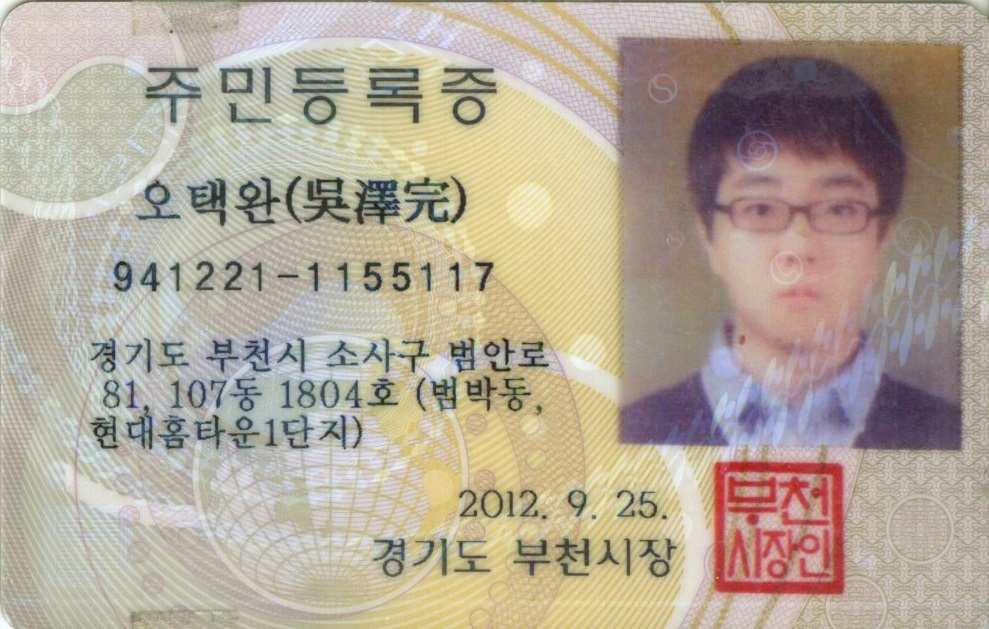
#> input picture .tmp/main/FrameTest/image/RexTestImage/registCard(3).jpg, 989 x 629 px, given in place of sample(4).jpg, which was not available
$ python moduleTest.py '../../../.tmp/main/FrameTest/image/RexTestImage/registCard(3).jpg'   (older library calls are emulated)
#> lines starting #> are read from the running program, lines starting #| are printed output that depends on the picture; pictures that were not available may be replaced by others from this repository, and a replacement may not be noted
### SubModules/dhashCalculater_server/dhash_calculator/util.py
import cv2
import numpy as np
import random
from PIL import Image

def order_points(pts):
    rect = np.zeros((4, 2), dtype = "float32")

    s = pts.sum(axis = 1)
    rect[0] = pts[np.argmin(s)]
    rect[2] = pts[np.argmax(s)]

    diff = np.diff(pts, axis = 1)
    rect[1] = pts[np.argmin(diff)]
    rect[3] = pts[np.argmax(diff)]

    return rect

def four_point_transform(image, pts):
    rect = order_points(pts)
    (tl, tr, br, bl) = rect

    widthA = np.sqrt(((br[0] - bl[0]) ** 2) + ((br[1] - bl[1]) ** 2))
    widthB = np.sqrt(((tr[0] - tl[0]) ** 2) + ((tr[1] - tl[1]) ** 2))
    maxWidth = max(int(widthA), int(widthB))

    heightA = np.sqrt(((tr[0] - br[0]) ** 2) + ((tr[1] - br[1]) ** 2))
    heightB = np.sqrt(((tl[0] - bl[0]) ** 2) + ((tl[1] - bl[1]) ** 2))
    maxHeight = max(int(heightA), int(heightB))

    dst = np.array([
	    [0, 0],
	    [maxWidth - 1, 0],
	    [maxWidth - 1, maxHeight - 1],
	    [0, maxHeight - 1]], dtype = "float32")

    # compute the perspective transform matrix and then apply it
    M = cv2.getPerspectiveTransform(rect, dst)

    warped = cv2.warpPerspective(image, M, (maxWidth, maxHeight))

    # return the warped image
    return warped

def dhash(image, hash_size=8):
    image = image.convert('L').resize((hash_size+1, hash_size), Image.ANTIALIAS)

    pixels = list(image.getdata())

    difference = []
    for row in range(hash_size):
        for col in range(hash_size):
            pixel_left = image.getpixel((col,row))
            pixel_right = image.getpixel((col+1,row))
            difference.append(pixel_left>pixel_right)

    decimal_value = 0
    hex_string = []
    for index, value in enumerate(difference):
        if value:
            decimal_value += 2**(index % 8)
        if (index % 8) == 7:
            hex_string.append(hex(decimal_value)[2:].rjust(2, '0'))
            decimal_value = 0

    return ''.join(hex_string)

def random_noise(inputMat, noise=100):

    x_pos = None;
    y_pos = None;

    temp_img = inputMat;
    height, width, channels = temp_img.shape;

    for i in range(noise):
        x = random.randint(0, width - 2);
        y = random.randint(0, height - 2);
        if(x<0):
           x = 0
        if(y<0):
           y = 0

        noise = (random.randint(0, 255));
        noise3CH = [noise, noise, noise]

        temp_img[y][x] = noise3CH
        temp_img[y + 1][x] = noise3CH
        temp_img[y][x + 1] = noise3CH
        temp_img[y + 1][x + 1] = noise3CH

    return temp_img

def image_rotation(inputMat, angle = 1.0):
    tmp_img = inputMat;
    dst_img = None;
    height, width, channels = tmp_img.shape;

    angle = random.uniform(0, 6) - 3.0

    M = cv2.getRotationMatrix2D((width/2, height/2), angle, 1.0);

    dst_img = cv2.warpAffine(tmp_img, M, (width, height), borderValue=[255,255,255])

    return dst_img

### SubModules/dhashCalculater_server/dhash_calculator/moduleTest.py
import cv2
import numpy as np
from PIL import Image
import sys
from util import order_points
from util import four_point_transform
from util import dhash
from util import image_rotation
from util import random_noise

def main(index, image):

    height, width, channels = image.shape;

    gray = cv2.cvtColor(image, cv2.COLOR_BGR2GRAY)

    gray = cv2.GaussianBlur(gray, (7, 7), 0)
    image = cv2.copyMakeBorder(image, 5, 5, 5, 5, cv2.BORDER_CONSTANT, value=[0,0,0])
    gray = cv2.copyMakeBorder(gray, 5, 5, 5, 5, cv2.BORDER_CONSTANT, value=[0,0,0])

    edged = cv2.Canny(gray, 50, 100)

    cv2.imshow("test", edged)
    cv2.waitKey(0);

    contours, hierarchy = cv2.findContours(edged.copy(), cv2.RETR_TREE, cv2.CHAIN_APPROX_SIMPLE)
    height = edged.shape[0]
    width = edged.shape[1]

    MAX_COUNTOUR_AREA = (width - 10) * (height - 10)
    maxAreaFound = MAX_COUNTOUR_AREA * 0.3 #object 크기는 이미지 전체의 30% 이상이어야 함.

    #colors = ((0, 0, 255), (240, 0, 159), (255, 0, 0), (255, 255, 0))

    rectList = [];
    for cnt in contours:
        if cv2.contourArea(cnt) <= maxAreaFound:
            continue

        box = cv2.minAreaRect(cnt)
        box = cv2.boxPoints(box)
        box = np.array(box, dtype="int")

        rect = order_points(box)

        if len(rectList) == 0:
            rectList.append(rect)
        else:
            count = 0;
            listLength = len(rectList)
            isNotSameArea = True;

            for oneRectInList in rectList:
                if 0.99 * cv2.contourArea(rect) <= cv2.contourArea(oneRectInList) <= 1.01 * cv2.contourArea(rect):
                    isNotSameArea = False;
                    break;

            if(isNotSameArea):
                rectList.append(rect)

    sortedRect = sorted(rectList, key=lambda oneRect: cv2.contourArea(oneRect), reverse=True)
    #print(sortedRect)

    roi = None

    if(len(sortedRect) == 1):
        roi = sortedRect[0]
    else:
        roi = sortedRect[1]

    pts = np.array(roi, dtype = "float32")
    warped = four_point_transform(image, pts)
    if index != 0:
        warped = random_noise(warped, 100)
        warped = image_rotation(warped)

    cv2.imshow("Warped", warped)
    cv2.waitKey(0)
    print(dhash(Image.fromarray(warped.astype('uint8'), 'RGB')))

if __name__ == "__main__":
    #filePath = sys.argv[1]
    filePath = "sample(4).jpg"
    img = cv2.imread(filePath)
#> img is the input picture: shape (629, 989, 3); mean B, G, R 152, 166.9, 178.2
    for index in range(3):
        main(index, img)
#> this loop made 3 passes
#| 7577b7b7abf96c6c
#| 7577b7b7abf96c6c
#| 7577b7b7abf96c6c
#> pass 1, in main, `gray = cv2.cvtColor(image, cv2.COLOR_BGR2GRAY)`:
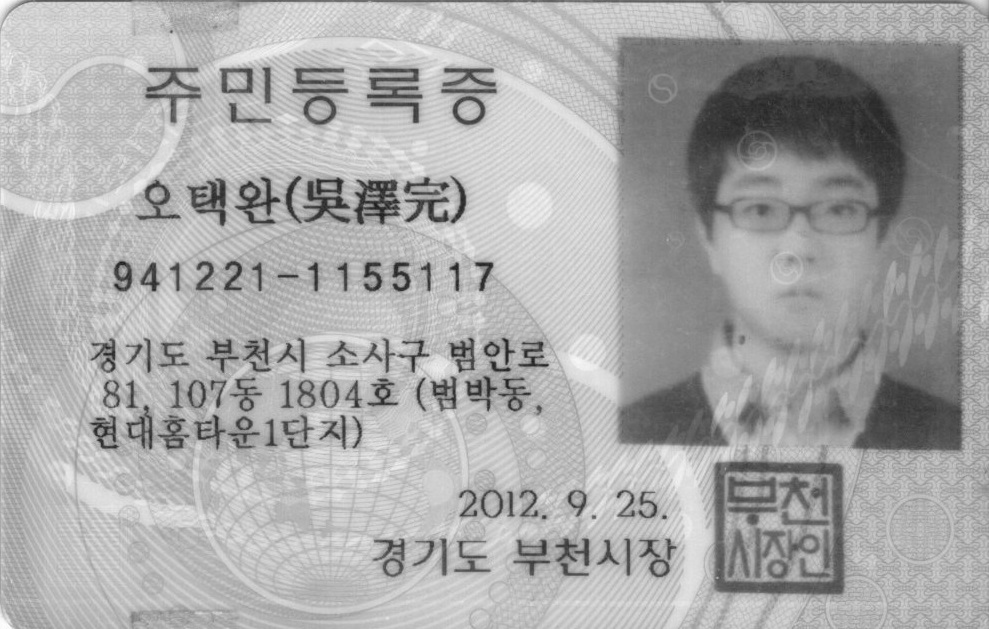
#> gray: shape (629, 989); min 27, max 255, mean 168.6
#> pass 1, in main, `image = cv2.copyMakeBorder(image, 5, 5, 5, 5, cv2.BORDER_CONSTANT, val..`:
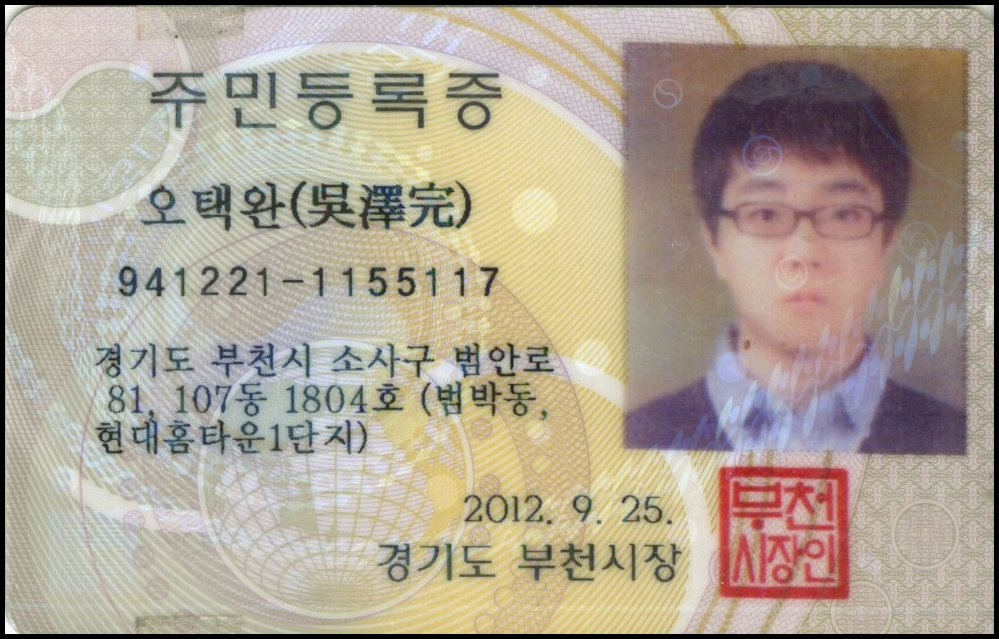
#> image: shape (639, 999, 3); mean of channels 0, 1, 2 148.1, 162.6, 173.7; drawn as B, G, R
#> pass 1, in main, `gray = cv2.copyMakeBorder(gray, 5, 5, 5, 5, cv2.BORDER_CONSTANT, value..`:
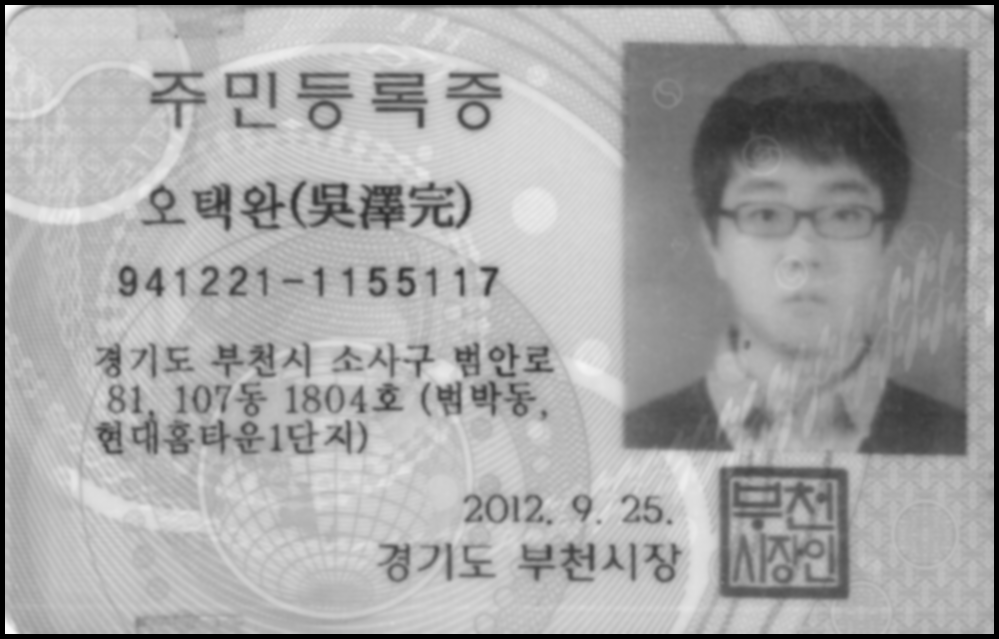
#> gray: shape (639, 999); min 0, max 253, mean 164.3
